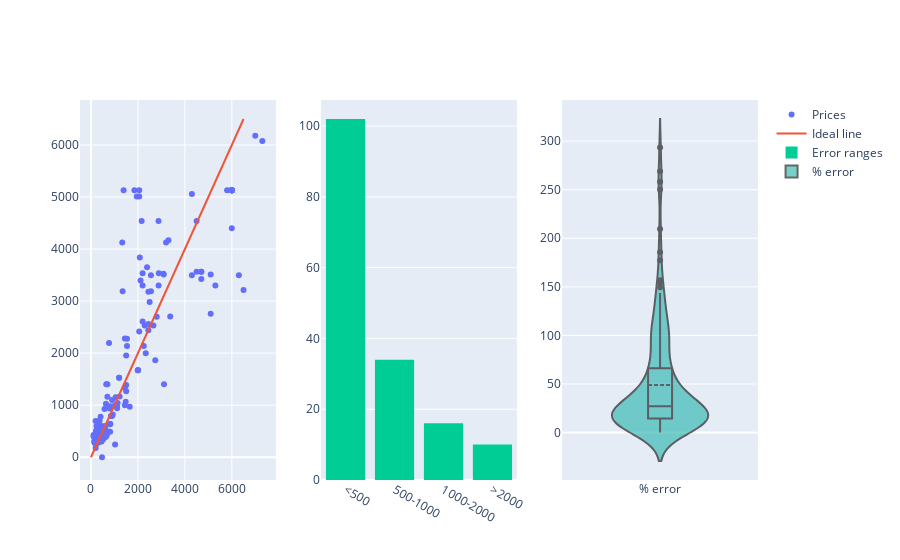

Write notebook code for a chart like this one.
### Code cell
predict(clf1, 50, X1_test, y1_test)
predict(clf1, 100, X1_test, y1_test)
predict(clf1, 150, X1_test, y1_test)
plotly_predictions(clf1, X1_test, y1_test)

### Figure 1 — Plotly figure (JSON) as saved in the notebook; plotly's stock layout.template omitted (floating-point values rounded to 4 significant figures; data arrays with more than 128 entries replaced by an {"elided": "..."} marker saying what was removed)
{"data": [{"mode": "markers", "name": "Prices", "type": "scatter", "x": {"elided": "162 int values"}, "y": {"elided": "162 float values"}}, {"mode": "lines", "name": "Ideal line", "type": "scatter", "x": [0, 6500], "y": [0, 6500]}, {"histfunc": "count", "name": "Error ranges", "type": "histogram", "x": {"elided": "162 str values"}, "xaxis": "x2", "yaxis": "y2"}, {"box": {"visible": true}, "fillcolor": "lightseagreen", "line": {"color": "black"}, "meanline": {"visible": true}, "name": "% error", "opacity": 0.6, "type": "violin", "xaxis": "x3", "y": {"elided": "162 float values"}, "yaxis": "y3"}], "layout": {"xaxis": {"anchor": "y", "categoryarray": ["<500", "500-1000", "1000-2000", ">2000"], "categoryorder": "array", "domain": [0, 0.2889]}, "xaxis2": {"anchor": "y2", "categoryarray": ["<500", "500-1000", "1000-2000", ">2000"], "categoryorder": "array", "domain": [0.3556, 0.6444]}, "xaxis3": {"anchor": "y3", "categoryarray": ["<500", "500-1000", "1000-2000", ">2000"], "categoryorder": "array", "domain": [0.7111, 1]}, "yaxis": {"anchor": "x", "domain": [0, 1]}, "yaxis2": {"anchor": "x2", "domain": [0, 1]}, "yaxis3": {"anchor": "x3", "domain": [0, 1]}}}
